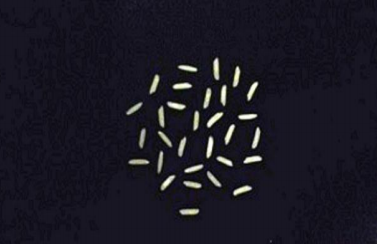
#> input picture rice.png, 377 x 244 px
$ python imgpro.py   (older library calls are emulated)
#> lines starting #> are read from the running program, lines starting #| are printed output that depends on the picture; after the words box and inside, x2 and y2 are one past the last pixel; in counts of white or black regions, pixels touching at a corner belong together
import cv2
import numpy as np
from matplotlib import pyplot as plt

def get_classificaton(ratio):
    ratio = round(ratio, 1)
    toret = ""
    if ratio >= 3:
        toret = "Slender"
    elif ratio >= 2.1 and ratio < 3:
        toret = "Medium"
    elif ratio >= 1.1 and ratio < 2.1:
        toret = "Bold"
    elif ratio <= 1:
        toret = "Round"
    toret = "(" + toret + ")"
    return toret

print("Starting")

# Load image in grayscale
img = cv2.imread('rice.png', 0)
#> img: shape (244, 377); min 2, max 253, mean 25.8
if img is None:
    print("Error: rice.png not found!")
    exit()

# Convert into binary
ret, binary = cv2.threshold(img, 160, 255, cv2.THRESH_BINARY)
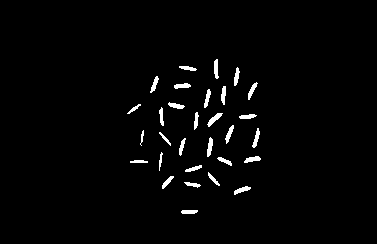
#> binary: shape (244, 377); 2% white; 30 white regions, largest, box (x1, y1, x2, y2) and area: (207, 113, 223, 127) 84, (207, 137, 213, 157) 78, (214, 59, 219, 79) 73

# Averaging filter
kernel = np.ones((5,5), np.float32)/9
dst = cv2.filter2D(binary, -1, kernel)

kernel2 = cv2.getStructuringElement(cv2.MORPH_ELLIPSE, (3,3))

# Erosion
erosion = cv2.erode(dst, kernel2, iterations=1)

# Dilation
dilation = cv2.dilate(erosion, kernel2, iterations=1)

# Original edge detection (Canny on dilated)
edges = cv2.Canny(dilation, 100, 200)
#> edges: shape (244, 377); 1.7% white in thin lines or dots, all inside (x1, y1, x2, y2) = (126, 58, 262, 216)

# Canny on original grayscale
edges_canny = cv2.Canny(img, 100, 200)
#> edges_canny: shape (244, 377); 1.6% white in thin lines or dots, all inside (x1, y1, x2, y2) = (126, 58, 272, 243)

# Sobel edge detection
sobelx = cv2.Sobel(img, cv2.CV_64F, 1, 0, ksize=3)
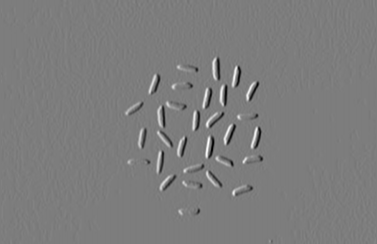
#> sobelx: shape (244, 377) float64; min -818, max 848, mean 0; drawn with min black and max white
sobely = cv2.Sobel(img, cv2.CV_64F, 0, 1, ksize=3)
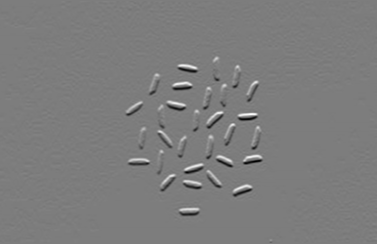
#> sobely: shape (244, 377) float64; min -814, max 846, mean 0; drawn with min black and max white
edges_sobel = cv2.magnitude(sobelx, sobely)
edges_sobel = np.uint8(edges_sobel)
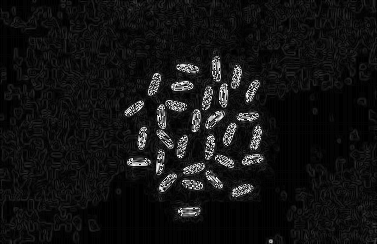
#> edges_sobel: shape (244, 377); min 0, max 255, mean 18.2

# Laplacian edge detection
edges_laplacian = cv2.Laplacian(img, cv2.CV_64F)
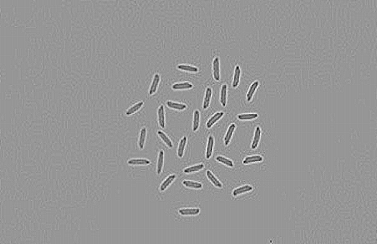
#> edges_laplacian: shape (244, 377) float64; min -185, max 128, mean 0; drawn with min black and max white
edges_laplacian = cv2.convertScaleAbs(edges_laplacian)
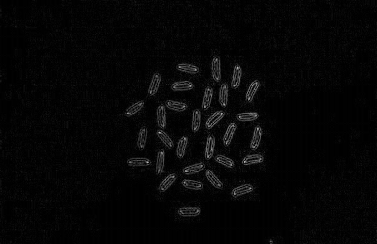
#> edges_laplacian: shape (244, 377); min 0, max 185, mean 5.9

# Size detection and grain classification
contours, hierarchy = cv2.findContours(erosion, cv2.RETR_EXTERNAL, cv2.CHAIN_APPROX_SIMPLE)
#> contours = 30 contours; largest, box (x1, y1, x2, y2) and area: (206, 112, 224, 128) 147, (224, 124, 235, 145) 122, (247, 81, 259, 101) 121, (251, 127, 261, 149) 119, (233, 185, 252, 196) 117

print("No. of rice grains =", len(contours))
#| No. of rice grains = 30
total_ar = 0

# Count grain types

grain_types = {"Slender":0, "Medium":0, "Bold":0, "Round":0}

for cnt in contours:
    x, y, w, h = cv2.boundingRect(cnt)
    aspect_ratio = float(w)/h
    if aspect_ratio < 1:
        aspect_ratio = 1/aspect_ratio
    classification = get_classificaton(aspect_ratio).replace("(", "").replace(")", "")
    grain_types[classification] += 1
    print(round(aspect_ratio, 2), classification)
    total_ar += aspect_ratio
#> this loop made 30 passes
#> (x, y, w, h, aspect_ratio, ratio in get_classificaton, toret in get_classificaton, classification) on passes 1 to 12: (180, 209, 19, 6, 3.17, 3.2, '(Slender)', 'Slender'), (233, 185, 19, 11, 1.73, 1.7, '(Bold)', 'Bold'), (183, 181, 19, 8, 2.38, 2.4, '(Medium)', 'Medium'), (161, 175, 14, 15, 1.07, 1.1, '(Bold)', 'Bold'), (207, 171, 14, 16, 1.14, 1.1, '(Bold)', 'Bold'), (184, 164, 19, 9, 2.11, 2.1, '(Medium)', 'Medium'), (129, 159, 20, 5, 4, 4, '(Slender)', 'Slender'), (216, 156, 17, 11, 1.55, 1.5, '(Bold)', 'Bold'), (243, 155, 19, 9, 2.11, 2.1, '(Medium)', 'Medium'), (158, 151, 6, 21, 3.5, 3.5, '(Slender)', 'Slender'), (178, 137, 9, 20, 2.22, 2.2, '(Medium)', 'Medium'), (206, 136, 8, 22, 2.75, 2.8, '(Medium)', 'Medium')
#| 3.17 Slender
#| 1.73 Bold
#| 2.38 Medium
#| 1.07 Bold
#| 1.14 Bold
#| 2.11 Medium
#| 4.0 Slender
#| 1.55 Bold
#> (further printed lines are left out)
#> after the loop, grain_types = {'Slender': 7, 'Medium': 13, 'Bold': 10, 'Round': 0}; total_ar = 68.99

avg_ar = total_ar / len(contours)
#> avg_ar = 2.3
avg_classification = get_classificaton(avg_ar).replace("(", "").replace(")", "")
#> avg_classification = 'Medium'
print("Average Aspect Ratio =", round(avg_ar, 2), avg_classification)
#| Average Aspect Ratio = 2.3 Medium

# Print grain type counts
print("\nGrain type counts:")
for key, value in grain_types.items():
    print(f"{key}: {value}")
#> this loop made 4 passes
#> (key, value) on passes 1 to 4: ('Slender', 7), ('Medium', 13), ('Bold', 10), ('Round', 0)
#| Slender: 7
#| Medium: 13
#| Bold: 10
#| Round: 0

# Plot all images
plt.figure(figsize=(15,8))

plt.subplot(2,4,1)
plt.imshow(img, cmap='gray')
plt.title("Original image")
plt.axis('off')

plt.subplot(2,4,2)
plt.imshow(binary, cmap='gray')
plt.title("Binary image")
plt.axis('off')

plt.subplot(2,4,3)
plt.imshow(dst, cmap='gray')
plt.title("Filtered image")
plt.axis('off')

plt.subplot(2,4,4)
plt.imshow(erosion, cmap='gray')
plt.title("Eroded image")
plt.axis('off')

plt.subplot(2,4,5)
plt.imshow(dilation, cmap='gray')
plt.title("Dilated image")
plt.axis('off')

plt.subplot(2,4,6)
plt.imshow(edges, cmap='gray')
plt.title("Canny (dilated)")
plt.axis('off')

plt.subplot(2,4,7)
plt.imshow(edges_sobel, cmap='gray')
plt.title("Sobel edges")
plt.axis('off')

plt.subplot(2,4,8)
plt.imshow(edges_laplacian, cmap='gray')
plt.title("Laplacian edges")
plt.axis('off')

plt.tight_layout()
plt.show()

# plot grain type counts

plt.figure(figsize=(6,4))
plt.bar(grain_types.keys(), grain_types.values(), color=['green','orange','blue','red'])
plt.title("Number of Rice Grains by Type")
plt.xlabel("Grain Type")
plt.ylabel("Count")
plt.show()
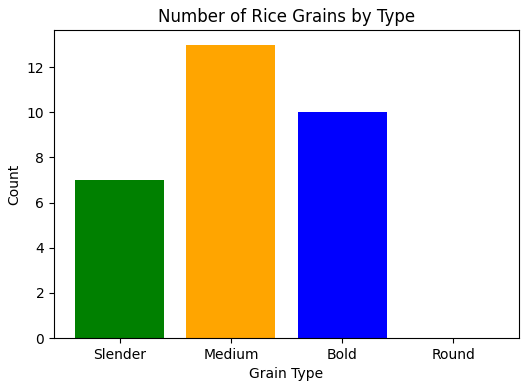
#> figure drawn by matplotlib, 1 panel; tallest bar 13 high, from x = 0.6 to 1.4
